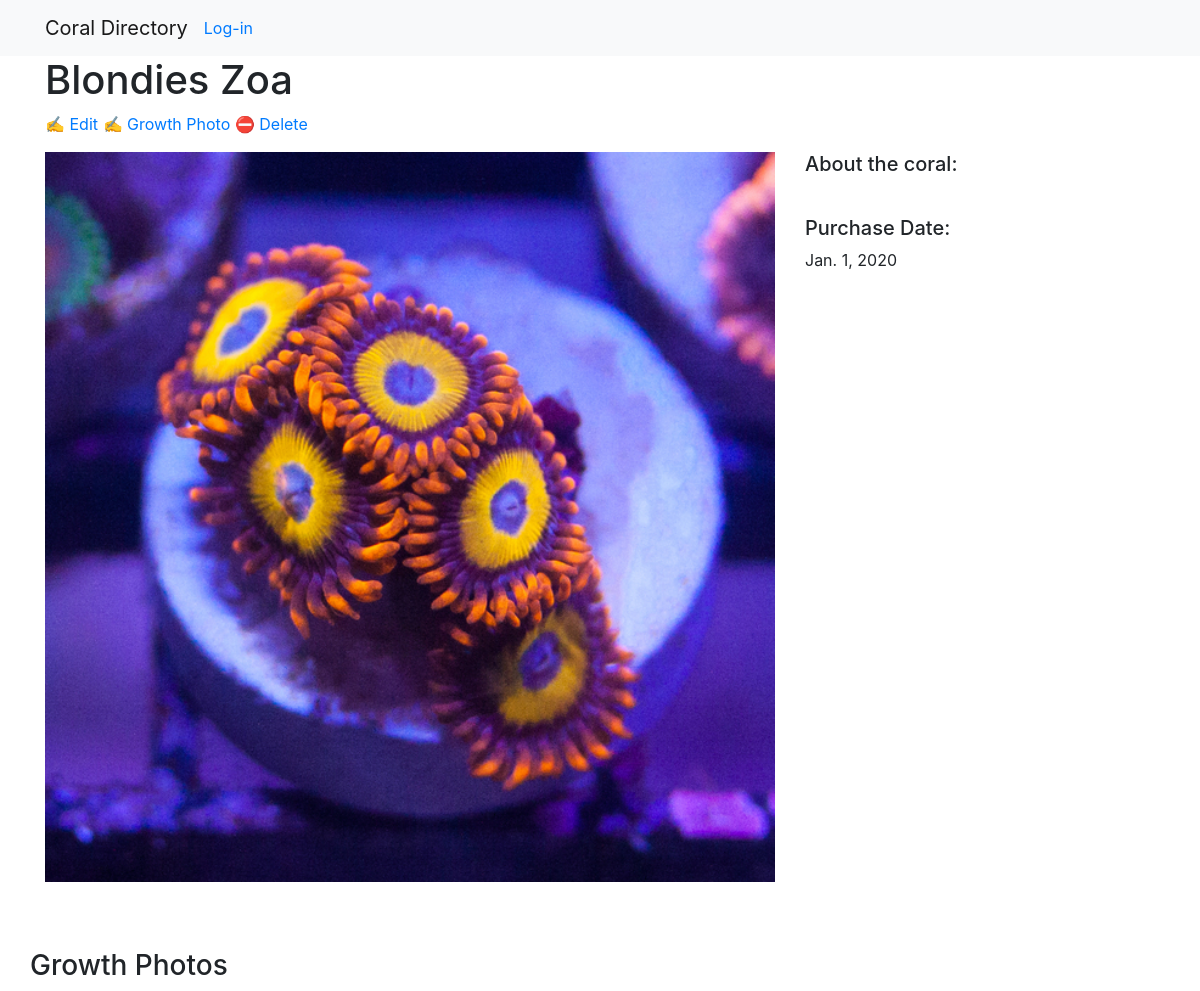
The app's page /97/ with its own data.
### coral/models.py (models this page shows, shortened)
class Coral(models.Model):
    name = models.CharField(max_length=100)
    description = models.TextField(null=True, blank=True)
    status = models.CharField(max_length=20,choices=choices)
    source = models.TextField()
    purchaseDate = models.DateField()
    purchaseCost = models.DecimalField(max_digits=6, decimal_places=2)
    image = models.ImageField(upload_to='upload/',null=True, blank=True)
    date_created = models.DateTimeField(default=timezone.now)
    user = models.ForeignKey(User, on_delete=models.SET_NULL, null=True)
    species = models.CharField(max_length=100, choices=species_Choices,default='sps')

### coral/views.py (the view)
# urls.py: path("<int:pk>/", views.coral_detail, name="coral_detail"),
def coral_detail(request, pk):
    coral = Coral.objects.get(pk=pk)
    images = Photos.objects.filter(coral=coral)
    print(images)
    context = {
        'coral': coral,
        'images': images
    }
    return render(request, 'coral_detail.html', context)

### coral/templates/coral_detail.html (shortened to what this page needs)
{% extends "base.html" %}
{% load static %}
{% block page_content %}
<h1>{{ coral.name }}</h1>
<p>
    <a href="{% url 'coralUpdate' coral.pk %}">✍️ Edit</a>
    <a href="{% url 'photoUpdate' coral.pk %}">✍️ Growth Photo</a>
    <a href="{% url 'coralDelete' coral.pk %}">⛔ Delete</a>
</p>
<div class="row">
    <div class="col-md-8">
        <img src="{{coral.image.url}}" alt="" width="100%">
    </div>
    <div class="col-md-4">
        <h5>About the coral:</h5>
        <br>
        <h5>Purchase Date:</h5>
        <p>{{ coral.purchaseDate }}</p>
    </div>
</div>
<div class="row">
<h3>
    <br></br>
    <span class="label">Growth Photos</span>
</h3>
</div>
{% endblock %}

### records on screen
Coral: name "Blondies Zoa", image (picture), purchaseDate "Jan. 1, 2020"
